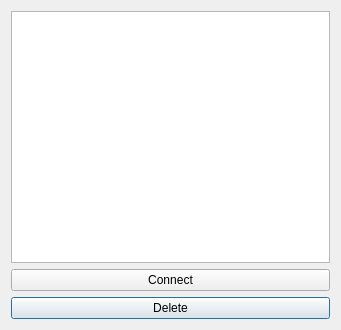
<?xml version="1.0" encoding="UTF-8"?>
<ui version="4.0">
 <class>data_base</class>
 <widget class="QDialog" name="data_base">
  <property name="geometry">
   <rect>
    <x>0</x>
    <y>0</y>
    <width>341</width>
    <height>330</height>
   </rect>
  </property>
  <property name="windowTitle">
   <string>Dialog</string>
  </property>
  <layout class="QGridLayout" name="gridLayout">
   <item row="3" column="0">
    <layout class="QGridLayout" name="gridLayout_2">
     <item row="1" column="0">
      <widget class="QTableView" name="tv_db">
       <property name="styleSheet">
        <string notr="true">    background-color: #f5f5f5; /* белый фон по умолчанию */
    color: black;
    font-size: 14px;
	border-radius: 5px;	
/*border: 1px solid ;
	
    /*padding: 10px;</string>
       </property>
      </widget>
     </item>
     <item row="4" column="0">
      <widget class="QPushButton" name="pb_delete">
       <property name="text">
        <string>Delete</string>
       </property>
      </widget>
     </item>
     <item row="3" column="0">
      <widget class="QPushButton" name="pb_connect">
       <property name="text">
        <string>Connect</string>
       </property>
      </widget>
     </item>
    </layout>
   </item>
  </layout>
 </widget>
 <resources/>
 <connections/>
</ui>
